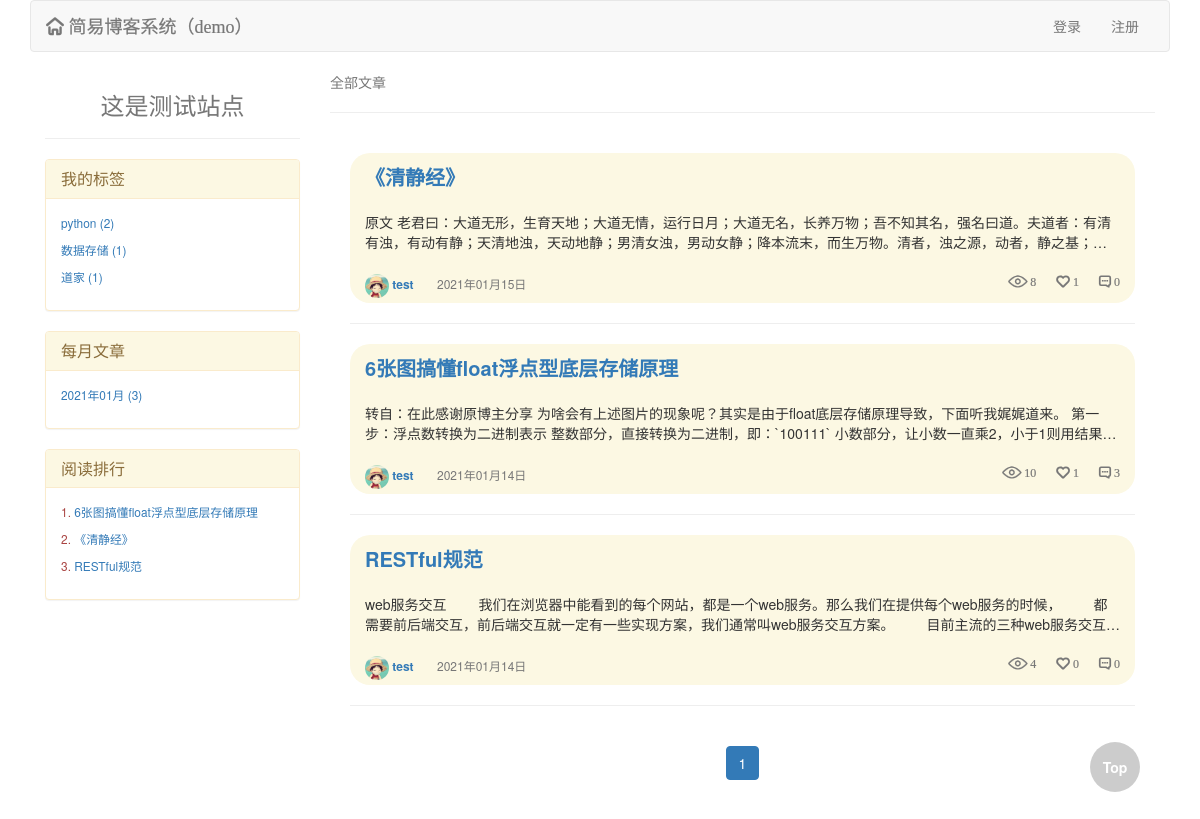
The app's page /test/, older data.
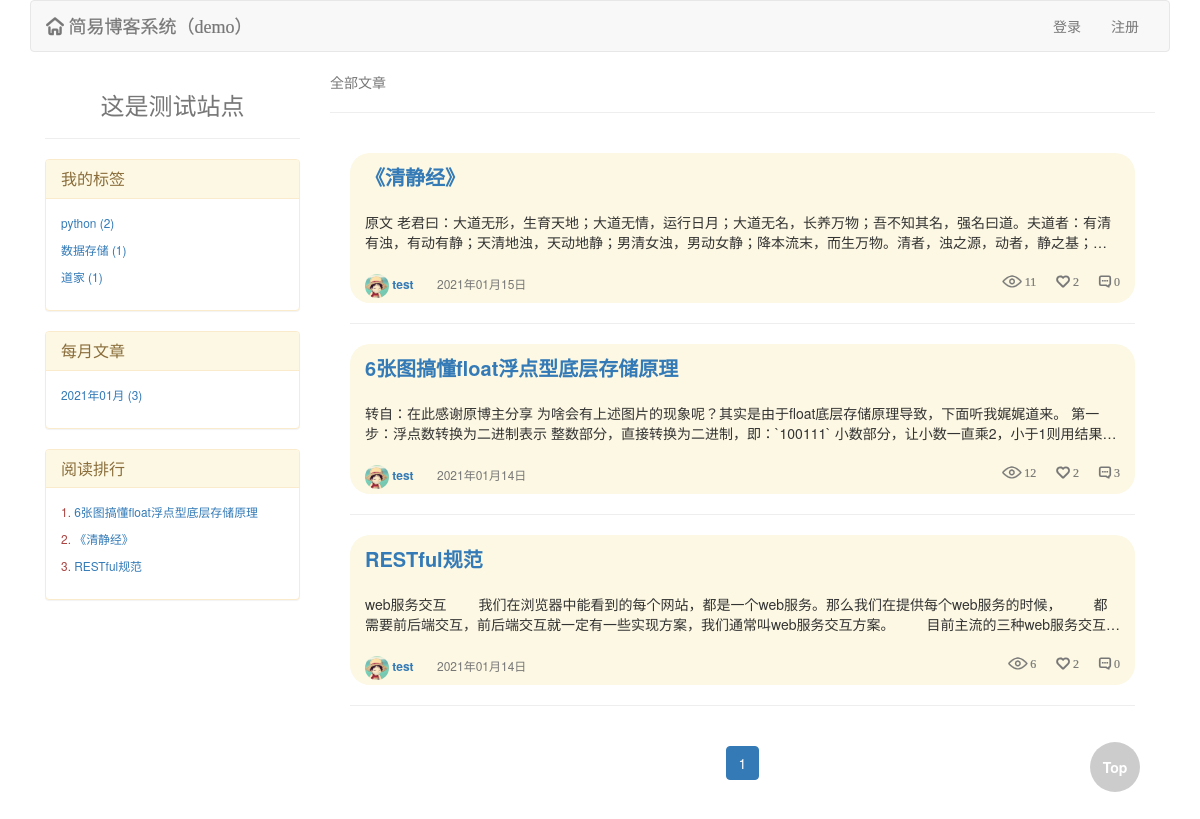
The same page, newer data.
### blog/models.py (models this page shows, shortened)
class Article(models.Model):
    title = models.CharField(max_length=64, verbose_name='文章标题')
    desc = models.CharField(max_length=256, verbose_name='文章描述信息')
    create_time = models.DateTimeField(auto_now_add=True, verbose_name='文章创建日期')
    content = models.TextField()
    view_count = models.IntegerField(default=0)
    like_count = models.IntegerField(default=0)
    dislike_count = models.IntegerField(default=0)
    comment_count = models.IntegerField(default=0)
    user = models.ForeignKey('UserInfo', on_delete=models.CASCADE)
    tag = models.ManyToManyField('Tag')

class UserInfo(AbstractUser):
    create_time = models.DateTimeField(auto_now_add=True, verbose_name='用户创建时间')
    avatar = models.FileField(upload_to='avatars/', default='avatars/default.png')
    blog_site = models.OneToOneField('BlogSite', null=True, on_delete=models.CASCADE)
    def __str__(self):
        return self.username

### blog/views.py (the view, shortened to what this page needs)
# urls.py: re_path(r'^(?P<username>\w+)/$', views.user_blog),
def user_blog(request, username, **kwargs):
    user = UserInfo.objects.filter(username=username).first()
    if not user:
        return render(request, "404.html")
    else:
        blog_site = user.blog_site
        article_list = Article.objects.filter(user=user).order_by('-create_time')
        current_page, page_range, current_page_num = my_paginator(request, article_list, 5)
        return render(request, "user-blog.html", locals())

### blog/templatetags/my_tags.py (called while the page is built)
@register.inclusion_tag('parts/side-left.html')
def get_side_left_style(request, username):
    user = UserInfo.objects.filter(username=username).first()
    blog_site = user.blog_site
    article_list_hot = Article.objects.filter(user__username=username).order_by('-view_count')[:5]
    tag_list = Tag.objects.filter(blog_site=blog_site).values('pk').annotate(
        c=Count('article__title')).values('title', 'c')
    time_list = Article.objects.filter(user=user).annotate(
        y_m_time=TruncMonth('create_time')).values('y_m_time').annotate(
        c=Count("id")).values('y_m_time', 'c')
    return {'username': username, 'blog_site': blog_site, 'tag_list': tag_list, 'article_list_hot': article_list_hot,
            'time_list': time_list, 'request': request}

@register.inclusion_tag('parts/header.html')
def get_header_style(request):
    form_login = UserFormLogin()
    form_reg = UserFormReg()
    username = UserInfo.objects.filter(username=request.user.username).first()
    blog_site = BlogSite.objects.filter(userinfo=username).first()
    return {'form_login': form_login, 'form_reg': form_reg, 'request': request, 'blog_site': blog_site}

### templates/user-blog.html (shortened to what this page needs)
{% extends "base0.html" %}
{% block body %}
    <div class="header">
        {% load my_tags %}
        {% get_header_style request %}
    </div>
    <div class="col-md-3">
        {% load my_tags %}
        {% get_side_left_style request username %}
    </div>
    <div class="col-md-9">
        <span class="text-muted">全部文章</span>
        <hr>
        <div class="article-list">
            {% for article in current_page %}
                <div class="article-item clearfix bg-warning">
                    <div class="col-md-12">
                        <div class="media-right view-title">
                            <p>
                                <a href="/{{ article.user.username }}/articles/{{ article.id }}">{{ article.title }}</a>
                            </p>
                            <span>
                            {{ article.desc }}
                        </span>
                        </div>
                        <div class="pull-left text-muted view-other">
                            <a href="/{{ article.user }}/">
                                <img src="/media/{{ article.user.avatar }}">
                                {{ article.user }}
                            </a>
                            <span class="view-other-time">{{ article.create_time|date:'Y年m月d日' }}</span>
                            <span class="pull-right iconfont">&#xe630; {{ article.comment_count }}</span>
                            <span class="pull-right iconfont">&#xe626; {{ article.like_count }}</span>
                            <span class="pull-right iconfont">&#xe601; {{ article.view_count }}</span>
                        </div>
                    </div>
                </div>
                <hr>
            {% endfor %}
            {% load my_tags %}
            {% get_paginator_style current_page page_range current_page_num %}
        </div>
    </div>
{% endblock %}

### templates/parts/side-left.html (shortened to what this page needs)
<div>
    <a href="/{{ username }}/">
        <span class="h3 text-muted center-block text-center">{{ blog_site.title }}</span>
    </a>
    <hr>
    <div class="panel panel-warning">
        <div class="panel-heading" role="tab" id="headingTwo">
            <h4 class="panel-title">
                <a role="button" data-toggle="collapse"
                   href="#tag_list">
                    我的标签
                </a>
            </h4>
        </div>
        <div id="tag_list" class="panel-collapse collapse in" role="tabpanel">
            <div class="panel-body">
                {% for tag in tag_list %}
                    <div class="small">
                        <p>
                            <a href="/{{ username }}/tag/{{ tag.title }}">
                                {{ tag.title }}
                                ({{ tag.c }})
                            </a>
                        </p>
                    </div>
                {% endfor %}
            </div>
        </div>
    </div>
    <div class="panel panel-warning">
        <div class="panel-heading" role="tab" id="headingThree">
            <h4 class="panel-title">
                <a role="button" data-toggle="collapse"
                   href="#time_list">
                    每月文章
                </a>
            </h4>
        </div>
        <div id="time_list" class="panel-collapse collapse in" role="tabpanel">
            <div class="panel-body">
                {% for time in time_list %}
                    <div class="small">
                        <p>
                            <a href="/{{ username }}/time/{{ time.y_m_time|date:'Y-m' }}">
                                {{ time.y_m_time|date:'Y年m月' }}
                                ({{ time.c }})
                            </a>
                        </p>
                    </div>
                {% endfor %}
            </div>
        </div>
    </div>
    <div class="panel panel-warning">
        <div class="panel-heading" role="tab" id="headingThree">
            <h4 class="panel-title">
                <a role="button" data-toggle="collapse"
                   href="#article_list_hot">
                    阅读排行
                </a>
            </h4>
        </div>
        <div id="article_list_hot" class="panel-collapse collapse in" role="tabpanel">
            <div class="panel-body">
                {% for article in article_list_hot %}
                    <div class="small">
                        <p>
                            <span class="text-danger">{{ forloop.counter }}.</span>
                            <a href="/{{ article.user.username }}/articles/{{ article.id }}">
                                {{ article.title }}
                            </a>
                        </p>
                    </div>
                {% endfor %}
            </div>
        </div>
    </div>
</div>

Row changes from the older to the newer data that the page shows:
changed Article "6张图搞懂float浮点型底层存储原理": like_count "1" → "2"; view_count "10" → "12"
changed Article "《清静经》": like_count "1" → "2"; view_count "8" → "11"
changed Article "RESTful规范": like_count "0" → "2"; view_count "4" → "6"
